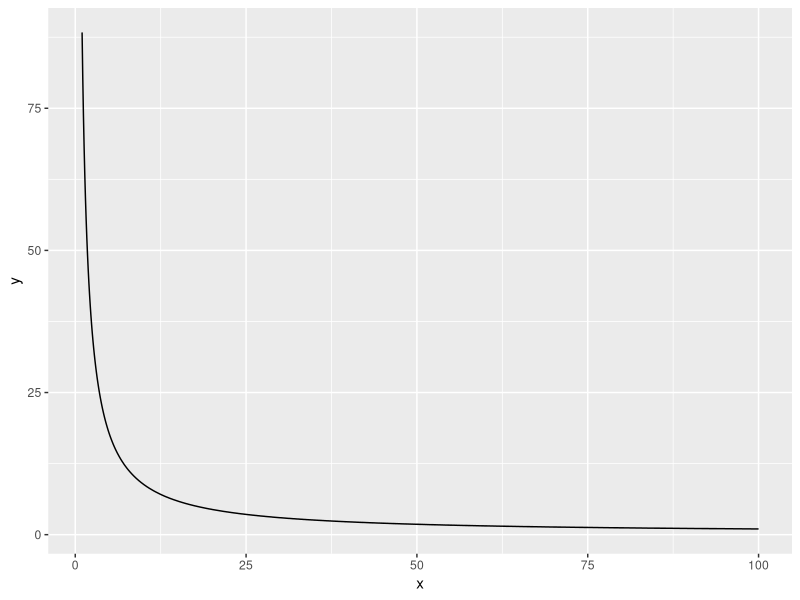
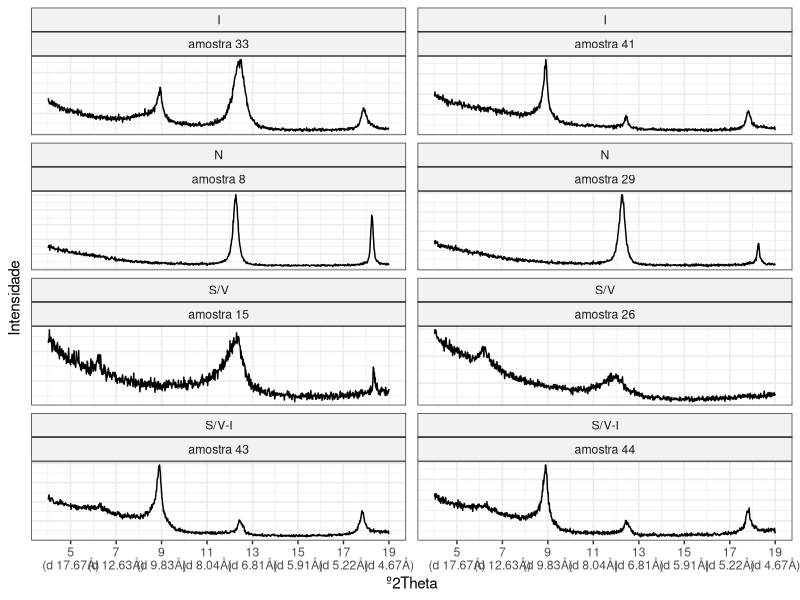
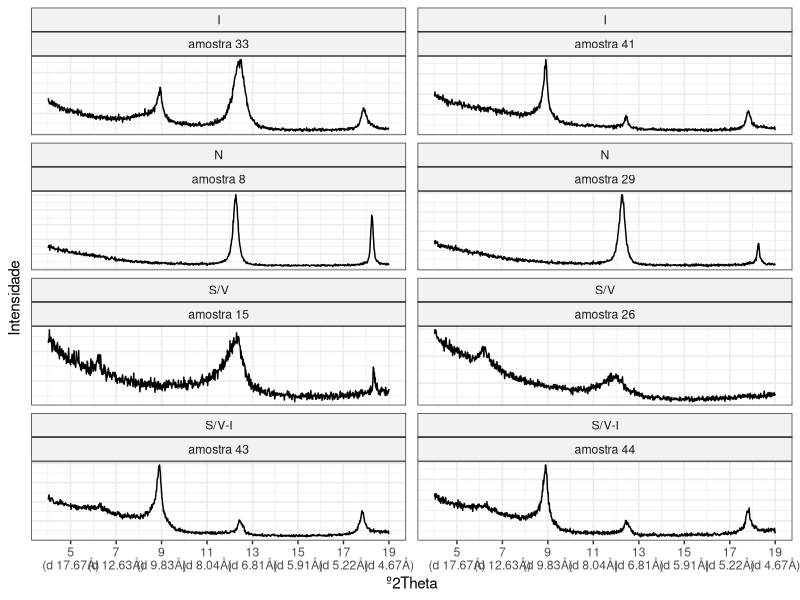

Generate these figures, in order, with R:
library(tidyverse)


lei_de_bragg_d <- function(x, lambda = 1.541838, n = 1, graus = TRUE) {
  if (graus) x <- x * pi / 180  # converte para radianos
  d <- round((n * lambda) / (2 * sin((x/2))), digits = 2)
  return(d)
}

lei_de_bragg_d(1.0001)

ggplot(data.frame(x = 1:100), aes(x)) +
  stat_function(fun = lei_de_bragg_d, geom = 'line', n = 1000)




# dados drx ---------------------------------------------------------------


df <- readxl::read_excel("PowDLL_XY_XRD_Tuesday, September 2, 2025.xls") |>
  rename_with(~c("theta",paste("amostra",2:54))) |>
  pivot_longer(cols = starts_with("amostra"),
               values_to = "valor", names_to = "amostras") |>
  mutate(amostras = factor(amostras, levels = paste("amostra",2:54))) |>
  filter(theta >= 4) |>
  mutate(dist_d = lei_de_bragg_d(theta))

unique(df$dist_d)
lei_de_bragg_d(seq(5, 19, by = 2))

df |> filter(amostras %in% c("amostra 26","amostra 15",
                             "amostra 8","amostra 29",
                             "amostra 43", "amostra 44",
                             "amostra 33", "amostra 41")) |>
  mutate(grupo = case_match(amostras,
    c("amostra 26","amostra 15") ~ "S/V",
    c("amostra 8","amostra 29") ~ "N",
    c("amostra 43","amostra 44") ~ "S/V-I",
    .default = "I"
  )) |>
ggplot() +
  aes(x = theta,
      y = valor) +
  geom_line() +
  facet_wrap(~ grupo + amostras, scales = "free_y", ncol = 2,
             strip.position = "top", axes = "all_y") +
  scale_x_continuous(breaks = seq(5, 19, by = 2),
                     labels = paste0(seq(5, 19, by = 2),"\n(d ",
                                     lei_de_bragg_d(seq(5, 19, by = 2)),"\u00C5)")) +
  labs(x = "º2Theta",
       y ="Intensidade") +
  theme_bw() +
  theme(axis.text.y = element_blank(),
        axis.ticks.y = element_blank(),
        strip.background = element_rect(fill = "gray95"))

ggsave(filename = "drx_tipo.png",
       width = 12,
       height = 8,
       dpi = 900)


